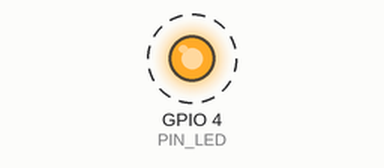
This program was run on a simulated Raspberry Pi (BCM pin numbers). Parts: output pins drawn as LEDs (lit = HIGH). Dashed ring = blinking.

Above: at 0.5 s.
Timing chart, 0 to 4.6 s (numbered marks = the images above):
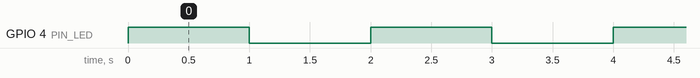

Measured:
- by itself, GPIO 4 (PIN_LED): alternates HIGH for 1.0 s and LOW for 1.0 s

The program:

blink-led.py
```python
#!/usr/bin/python

import RPi.GPIO as GPIO
import time

PIN_LED=4

GPIO.setmode(GPIO.BCM)
GPIO.setup(PIN_LED, GPIO.OUT)

while True:
    GPIO.output(PIN_LED, True)
    time.sleep(1)
    GPIO.output(PIN_LED, False)
    time.sleep(1)
```
